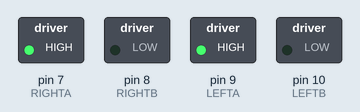
Recording of a sketch running on a simulated Arduino Uno, built with avr-gcc and run on an emulated ATmega328P. On the bench: switched loads named in the sketch (green lamp = pin HIGH).

Above: at 1.5 s.
At 3.7 s:
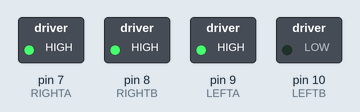
Timing chart, 0 to 5.2 s (numbered marks = the images above):
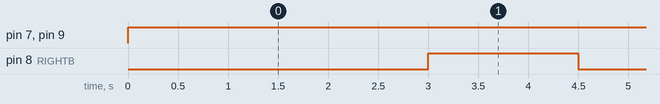

The sketch:

Square_Pattern_JB.ino
```cpp
#define RIGHTA 7
#define RIGHTB 8
#define LEFTA 9
#define LEFTB 10

void robot()
{
  digitalWrite(RIGHTA, HIGH);
  digitalWrite(RIGHTB, LOW);
  digitalWrite(LEFTA, HIGH);
  digitalWrite(LEFTB, LOW);
}
void reverse()
{
  digitalWrite(RIGHTA, HIGH);
  digitalWrite(RIGHTB, HIGH);
  digitalWrite(LEFTA, HIGH);
  digitalWrite(LEFTB, LOW);
}
void setup()
{
  pinMode(RIGHTA, OUTPUT);
  pinMode(RIGHTB, OUTPUT);
  pinMode(LEFTA, OUTPUT);
  pinMode(LEFTB, OUTPUT);
}
void loop()
{
  robot();
  delay(3000);
  reverse();
  delay(1500);
}
```

Measured:
- by itself, pin 7 (RIGHTA), pin 9 (LEFTA): LOW → HIGH at 0.00 s
- by itself, pin 8 (RIGHTB): alternates HIGH for 1.5 s and LOW for 3.0 s
